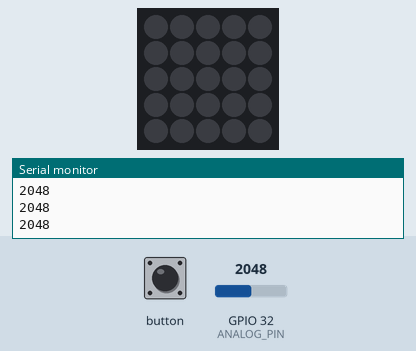
Recording of a sketch running on a simulated ESP32. Parts: 5×5 RGB LED matrix (first LED top left, wired row by row), the last lines printed to the serial monitor. The inputs (shaded band) are chosen by the test bench; at power-on: GPIO 32 (ANALOG_PIN) = 2048. Dim RGB values are drawn brighter than linear; WiFi joins after 1.5 s; servers stay silent unless stated.

Above: at 2.8 s.
2.9 s: button pressed for 0.15 s
At 3.11 s:
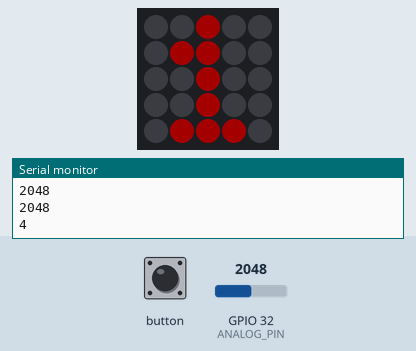
6.0 s: button pressed for 1 s
At 6.73 s:
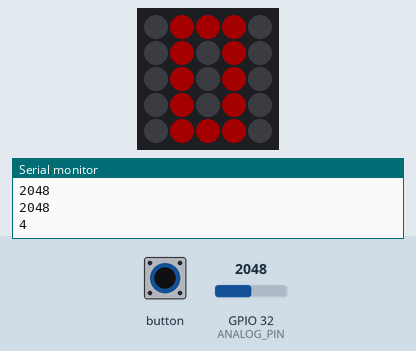
9.1 s: button pressed for 3.2 s
At 9.3 s:
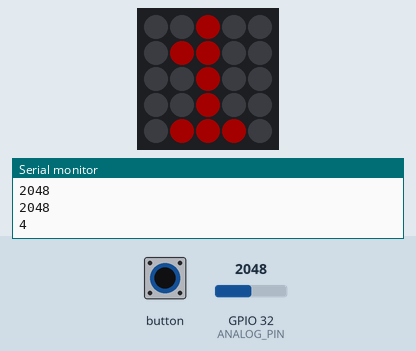
Timing chart, 0 to 12.1 s (numbered marks = the images above; inputs shaded):
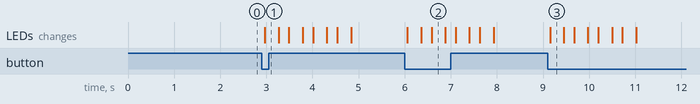

Measured:
- after the input at 2.9 s, the LEDs: change after 0.07 s (image 1)
- after the input at 6.0 s, the LEDs: first change after 0.06 s (image 2 shows a later state)
- after the input at 9.1 s, the LEDs: change after 0.05 s (image 3)

The sketch:

suzi.ino
```cpp
const unsigned numdigits[10][25] = {
  { 0, 1, 1, 1, 0,
    0, 1, 0, 1, 0,
    0, 1, 0, 1, 0,
    0, 1, 0, 1, 0,
    0, 1, 1, 1, 0
  },
  { 0, 0, 1, 0, 0,
    0, 1, 1, 0, 0,
    0, 0, 1, 0, 0,
    0, 0, 1, 0, 0,
    0, 1, 1, 1, 0
  },
  { 0, 1, 1, 1, 0,
    0, 0, 0, 1, 0,
    0, 1, 1, 1, 0,
    0, 1, 0, 0, 0,
    0, 1, 1, 1, 0
  },
  { 0, 1, 1, 1, 0,
    0, 0, 0, 1, 0,
    0, 1, 1, 1, 0,
    0, 0, 0, 1, 0,
    0, 1, 1, 1, 0
  },
  { 0, 1, 0, 1, 0,
    0, 1, 0, 1, 0,
    0, 1, 1, 1, 0,
    0, 0, 0, 1, 0,
    0, 0, 0, 1, 0
  },
  { 0, 1, 1, 1, 0,
    0, 1, 0, 0, 0,
    0, 1, 1, 1, 0,
    0, 0, 0, 1, 0,
    0, 1, 1, 1, 0
  },
  { 0, 1, 1, 1, 0,
    0, 1, 0, 0, 0,
    0, 1, 1, 1, 0,
    0, 1, 0, 1, 0,
    0, 1, 1, 1, 0
  },
  { 0, 1, 1, 1, 0,
    0, 1, 0, 1, 0,
    0, 0, 0, 1, 0,
    0, 0, 0, 1, 0,
    0, 0, 0, 1, 0
  },
  { 0, 1, 1, 1, 0,
    0, 1, 0, 1, 0,
    0, 1, 1, 1, 0,
    0, 1, 0, 1, 0,
    0, 1, 1, 1, 0
  },
  { 0, 1, 1, 1, 0,
    0, 1, 0, 1, 0,
    0, 1, 1, 1, 0,
    0, 0, 0, 1, 0,
   0, 1, 1, 1, 0
  }
};
```

upspd_right_foot.ino
```cpp
#include <M5Atom.h>
#include <WiFi.h>
#include <WiFiUdp.h>
#define ANALOG_PIN 32

int count = 0;
int val = 0;
const char ssid[] = "UPSPD1"; // SSID
const char pass[] = "UPSPDpass";  // password

static WiFiUDP wifiUdp;
static const char *kRemoteIpadr = "192.168.0.1";  //送信先のIPアドレス
static const int kRmoteUdpPort = 1001; //送信先のポート　機器によって変更する
int portbox[] = {1,0,0,1}; //上のポートと一緒になっているかを確認，数字は1桁ずつ入れる

extern const unsigned numdigits[10][25];

void numdigitsdraw(int number, int color){
  for(int x = 0; x < 5; x++){

    for(int y = 0; y < 5; y++){

      if(numdigits[number][x + y * 5]==1){
        M5.dis.drawpix(x,y, color);
      }else{
        M5.dis.drawpix(x,y, 0x000000);
      }
    }
  }
}

void numlight(){ //ポートの番号ライトアップする

  int portboxLength = sizeof(portbox) / sizeof(portbox[0]);
  Serial.println(portboxLength);

  for(int count = 0; count < portboxLength; count++){
    numdigitsdraw(portbox[count], 0xf00000);
    wifiUdp.beginPacket(kRemoteIpadr, kRmoteUdpPort);
    wifiUdp.write(0);
    delay(300); // 800より小さくしないとWiFiが切れる→WiFiを800ms受信しないとdisconになるようにしている
    wifiUdp.endPacket();
    wifiUdp.beginPacket(kRemoteIpadr, kRmoteUdpPort);
    wifiUdp.write(0);
    M5.dis.clear();
    delay(200);
    wifiUdp.endPacket();


  }
  delay(700); // 800より小さくしないとWiFiが切れる→WiFiを800ms受信しないとdisconになるようにしている

}

static void WiFi_setup(){ //Wi-Fiのセットアップ
  static const int kLocalPort = 5000;  //自身のポート
  WiFi.begin(ssid, pass);
  int attempts = 0;
  while ( WiFi.status() != WL_CONNECTED) {
    delay(500);
    Serial.print(".");
    attempts++;
    if (attempts > 20) {  // 20 * 500ms = 10秒でタイムアウト
      Serial.println("WiFi connection failed. Restarting...");
      ESP.restart();
    }
  }
  Serial.println("WiFi connected");
  wifiUdp.begin(kLocalPort);
}

static void Serial_setup(){
  Serial.begin(115200);
}

// void wifiloop(void * pvParameters){
//   while(1){
//     wifiUdp.beginPacket(kRemoteIpadr, kRmoteUdpPort);
//     wifiUdp.endPacket();
//     delay(1000);  // 1秒に1回送信
//   }
// }

void setup() {
  M5.begin(true, false, true);
  Wire.begin();
  Serial_setup();
  WiFi_setup();
  delay(100);
}

void loop() {
  M5.update();

  val = analogRead(ANALOG_PIN);
  Serial.println(val);
  if (val < 50 ) {
    wifiUdp.beginPacket(kRemoteIpadr, kRmoteUdpPort);
    wifiUdp.write(1);
    wifiUdp.endPacket();
  }
  else {
    wifiUdp.beginPacket(kRemoteIpadr, kRmoteUdpPort);
    wifiUdp.write(0);
    wifiUdp.endPacket();
    delay(10);
  }

  if(M5.Btn.wasPressed()){ //2秒ボタンを押してから離すとポート番号が表示
    wifiUdp.beginPacket(kRemoteIpadr, kRmoteUdpPort);
    numlight();
    Serial.println("Pressd");
    M5.update();
    wifiUdp.endPacket();
  }

  delay(50);
}
```
